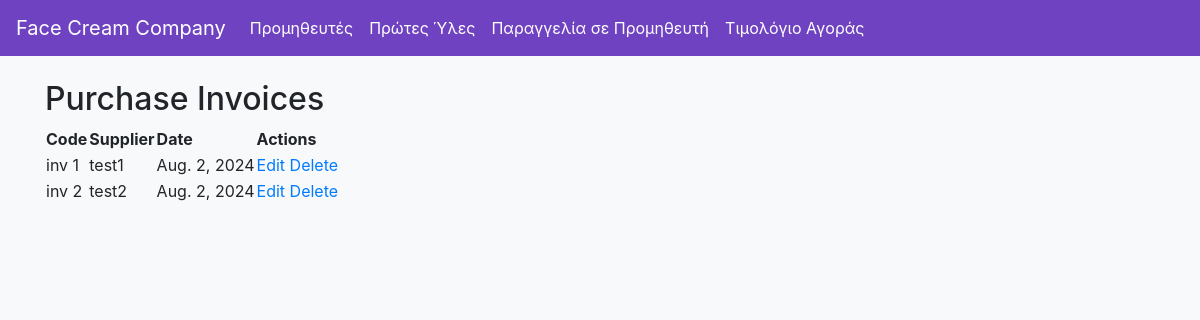
The page /api/purchase-invoices/ on the database as committed earlier.
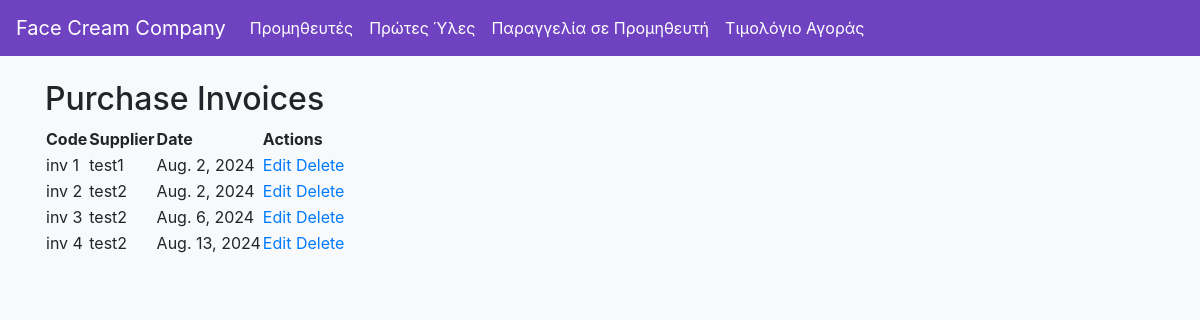
The same page on the database as committed later.
### raw_materials/models.py (models this page shows, shortened)
class PurchaseInvoice(models.Model):
    code = models.CharField(max_length=50, unique=True)
    supplier = models.ForeignKey(Supplier, on_delete=models.CASCADE)
    purchase_order_code = models.ForeignKey(PurchaseOrder, null=True, blank=True, on_delete=models.SET_NULL)
    date_of_invoice = models.DateField()

class Supplier(models.Model):
    code = models.CharField(max_length=20, unique=True)
    name = models.CharField(max_length=100)
    address = models.TextField()
    phone = models.CharField(max_length=15)
    mobile = models.CharField(max_length=15)
    email = models.EmailField()

### raw_materials/views.py (the view)
# urls.py: path('purchase-invoices/', PurchaseInvoiceListView.as_view(), name='purchase_invoice_list'),
class PurchaseInvoiceListView(ListView):
    model = PurchaseInvoice
    template_name = 'raw_materials/purchase_invoice_list.html'
    context_object_name = 'invoices'

### raw_materials/templates/raw_materials/purchase_invoice_list.html
{% extends "base.html" %}
{% block content %}
<h2>Purchase Invoices</h2>
<table>
    <thead>
        <tr>
            <th>Code</th>
            <th>Supplier</th>
            <th>Date</th>
            <th>Actions</th>
        </tr>
    </thead>
    <tbody>
        {% for invoice in invoices %}
        <tr>
            <td>{{ invoice.code }}</td>
            <td>{{ invoice.supplier.name }}</td>
            <td>{{ invoice.date_of_invoice }}</td>
            <td>
                <a href="{% url 'purchase_invoice_edit' invoice.id %}">Edit</a>
                <a href="{% url 'purchase_invoice_delete' invoice.id %}">Delete</a>
            </td>
        </tr>
        {% endfor %}
    </tbody>
</table>
{% endblock %}

### raw_materials/templates/base.html (shortened to what this page needs)
<!DOCTYPE html>
<html lang="en">
<head>
    <link href="https://maxcdn.bootstrapcdn.com/bootstrap/4.5.2/css/bootstrap.min.css" rel="stylesheet">
</head>
<body>
    <nav class="navbar navbar-expand-lg navbar-dark">
        <a class="navbar-brand" href="{% url 'home' %}">Face Cream Company</a>
        <div class="collapse navbar-collapse" id="navbarNav">
            <ul class="navbar-nav">
                <li class="nav-item">
                    <a class="nav-link" href="{% url 'supplier_list' %}">Προμηθευτές</a>
                </li>
                <li class="nav-item">
                    <a class="nav-link" href="{% url 'rawmaterial_list' %}">Πρώτες Ύλες</a>
                </li>
                <li class="nav-item">
                    <a class="nav-link" href="{% url 'create_purchase_order' %}">Παραγγελία σε Προμηθευτή</a>
                </li>
                <li class="nav-item">
                    <a class="nav-link" href="{% url 'purchase_invoice_create' %}">Τιμολόγιο Αγοράς</a>
                </li>
            </ul>
        </div>
    </nav>
    <div class="container mt-4">
        {% block content %}
        {% endblock %}
    </div>
</body>
</html>

### raw_materials/templates/base.html (style rules this page uses)
body { background-color: #f8f9fa; }
.navbar { background-color: #6f42c1 !important; }
.navbar-brand, .nav-link { color: white !important; }

Rows that differ between the two databases and show on the page:
added PurchaseInvoice: code "inv 3", supplier.name "test2", date_of_invoice "Aug. 6, 2024"
added PurchaseInvoice: code "inv 4", supplier.name "test2", date_of_invoice "Aug. 13, 2024"
